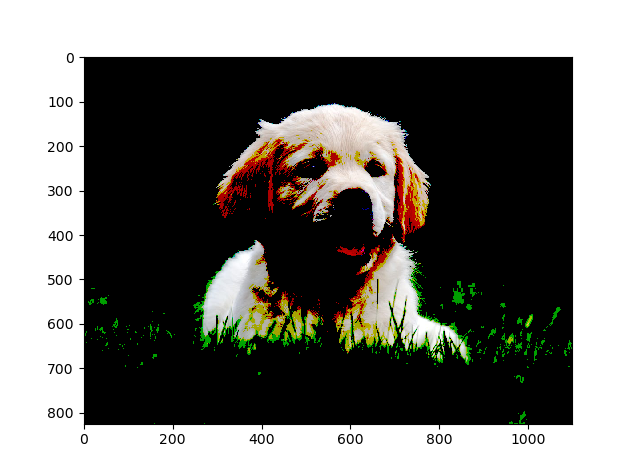

Here is the Python script that generated this plot:
import numpy as np
import cv2
import matplotlib.pyplot as plt

img = cv2.imread('E:\Life Detection\Gabor Filters\img.jpg')
img = cv2.cvtColor(img, cv2.COLOR_BGR2RGB)
"""
cv2.namedWindow("Trackbars")

def nothing(x):
    pass

while True:
    cv2.createTrackbar("L - H", "Trackbars", 0, 179, nothing)
    cv2.createTrackbar("L - S", "Trackbars", 0, 255, nothing)
    cv2.createTrackbar("L - V", "Trackbars", 0, 255, nothing)
    cv2.createTrackbar("U - H", "Trackbars", 179, 179, nothing)
    cv2.createTrackbar("U - S", "Trackbars", 255, 255, nothing)
    cv2.createTrackbar("U - V", "Trackbars", 255, 255, nothing)

    hsv = cv2.cvtColor(img, cv2.COLOR_BGR2HSV)
    l_h = cv2.getTrackbarPos("L - H", "Trackbars")
    l_s = cv2.getTrackbarPos("L - S", "Trackbars")
    l_v = cv2.getTrackbarPos("L - V", "Trackbars")
    u_h = cv2.getTrackbarPos("U - H", "Trackbars")
    u_s = cv2.getTrackbarPos("U - S", "Trackbars")
    u_v = cv2.getTrackbarPos("U - V", "Trackbars")
    
    
    lower_range = np.array([l_h, l_s, l_v])
    upper_range = np.array([u_h, u_s, u_v])
    
    mask = cv2.inRange(hsv, lower_range, upper_range)
    res = cv2.bitwise_and(img, img, mask=mask)
    mask_2 = cv2.cvtColor(mask, cv2.COLOR_GRAY2BGR)
    stacked = np.hstack((mask_2, img, res))
    stacked = cv2.resize(stacked,None,fx=0.4,fy=0.4)
    cv2.imshow('video',stacked)
    #cv2.imshow('og', img_og)
    key = cv2.waitKey(1)
    if key ==ord('q'):
        break  
    if key == ord('s'):
    
        arr1 = [[l_h,l_s,l_v],[u_h, u_s, u_v]]
        print(arr10
        
    #np.save('penval_green_01', arr1)

cap.release()
cv2.destroyAllWindows()
"""
max_val = 255

thres =170
ret, output = cv2.threshold(img, thres,max_val,cv2.THRESH_TOZERO )
plt.imshow(output)
plt.show()